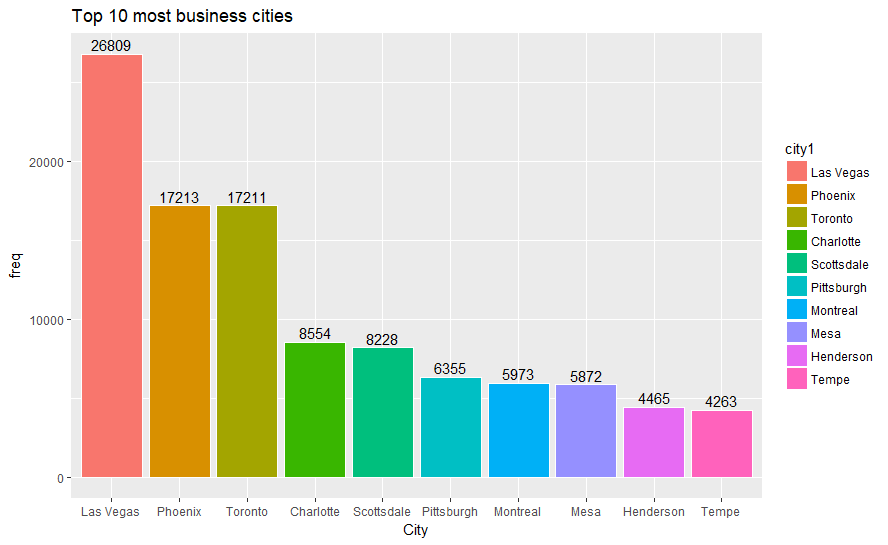

Source code (R):
res<-dbGetQuery(channel, "select city,count(*)as freq from business group by city Order by freq desc limit 10")
res$city1 <- factor(res$city, levels=unique(res$city))
temp<-ggplot(res,aes(x=city1,y=freq,fill=city1))+ geom_bar(stat="identity",col='white')+ geom_text(aes(label = freq, vjust = -0.3, hjust = 0.5))+labs(x="City",title="Top 10 most business cities")
show(temp)
